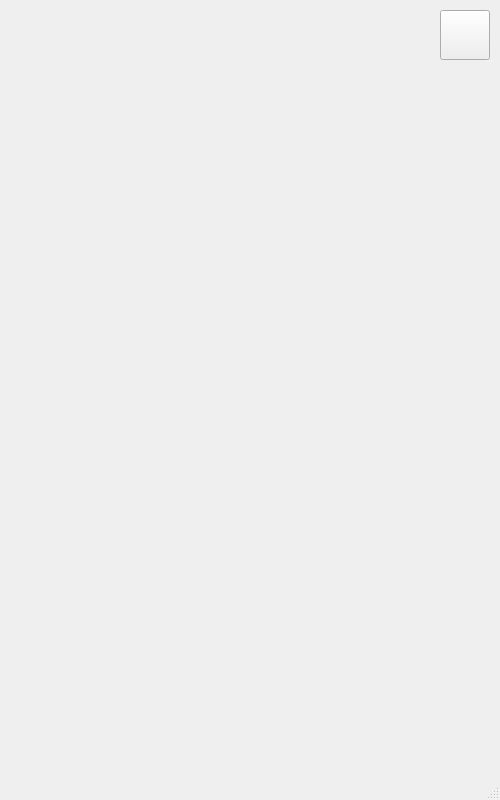
<?xml version="1.0" encoding="UTF-8"?>
<ui version="4.0">
 <class>scenePlay</class>
 <widget class="QMainWindow" name="scenePlay">
  <property name="geometry">
   <rect>
    <x>0</x>
    <y>0</y>
    <width>500</width>
    <height>800</height>
   </rect>
  </property>
  <property name="windowTitle">
   <string>scenePlay</string>
  </property>
  <widget class="QWidget" name="centralwidget">
   <widget class="QPushButton" name="btnPause">
    <property name="geometry">
     <rect>
      <x>440</x>
      <y>10</y>
      <width>50</width>
      <height>50</height>
     </rect>
    </property>
    <property name="focusPolicy">
     <enum>Qt::NoFocus</enum>
    </property>
    <property name="text">
     <string/>
    </property>
   </widget>
  </widget>
  <widget class="QMenuBar" name="menubar">
   <property name="geometry">
    <rect>
     <x>0</x>
     <y>0</y>
     <width>500</width>
     <height>25</height>
    </rect>
   </property>
  </widget>
  <widget class="QStatusBar" name="statusbar"/>
 </widget>
 <resources/>
 <connections/>
</ui>
